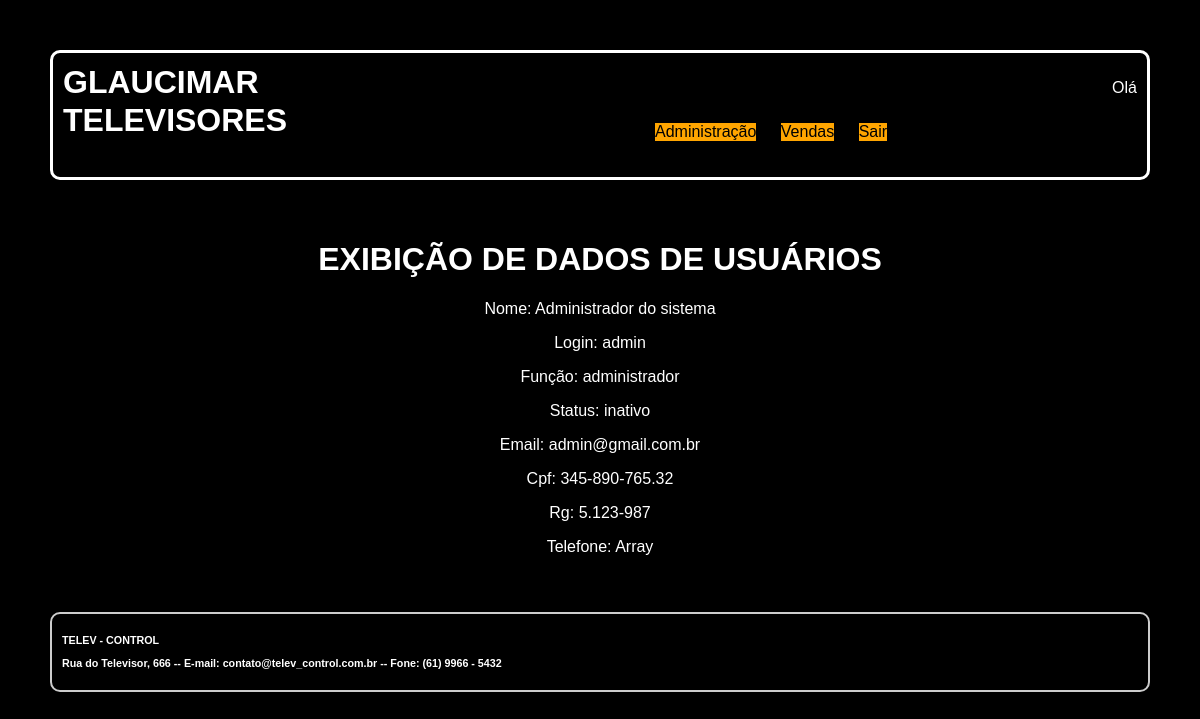
Screenshot of /exibe_fun.php with the database file from the repository.
### tables this page shows
CREATE TABLE `funcionarios` (
  `Cod_Funcionarios` int(11) NOT NULL,
  `nome_fun` varchar(45) NOT NULL,
  `login_fun` varchar(45) NOT NULL,
  `senha_fun` varchar(45) NOT NULL,
  `status_fun` varchar(45) NOT NULL,
  `funcao_fun` varchar(45) NOT NULL,
  `email_fun` varchar(45) NOT NULL,
  `cpf_fun` varchar(14) NOT NULL,
  `rg_fun` varchar(9) NOT NULL,
  `telefone_fun` varchar(16) NOT NULL
);

### exibe_fun.php (the view, shortened to what this page needs)
<!DOCTYPE html>
<html>
    <head>
        <link rel="stylesheet" type="text/css" href="css/layout.css">
		<link rel="stylesheet" type="text/css" href="css/menu.css">
    </head>
    <body>
        <div id="principal">
			<div id="topo">
				<div id="logo">
					<h1> GLAUCIMAR </h1>
					<h1> TELEVISORES </h1>
				</div>
				<div id="menu_global"  class="menu_global">
					<p align="right"> Olá <?php include "valida_login.php"; ?> </p>
					<?php include "menu_local.php"; ?>
				</div>
			</div>
			<div id="conteudo_especifico">
				<h1> EXIBIÇÃO DE DADOS DE USUÁRIOS </h1>
				<?php
					$conexao = mysqli_connect("localhost", "root", "", "televisores");
					$cod = $_GET["codigo"];
					$sql_pesquisa = "SELECT nome_fun,
											login_fun,
											funcao_fun,
											status_fun,
											email_fun,
											cpf_fun,
											rg_fun,
											telefone_fun
									 FROM funcionarios
									 WHERE Cod_Funcionarios = '$cod'";
					$resultado_sql = mysqli_query($conexao, $sql_pesquisa);
					$registro = mysqli_fetch_row($resultado_sql);
					echo "<p> Nome: $registro[0] </p>";
					echo "<p> Login: $registro[1]</p>";
					echo "<p> Função: $registro[2]</p>";
					echo "<p> Status: $registro[3]</p>";
					echo "<p> Email: $registro[4]</p>";
					echo "<p> Cpf: $registro[5]</p>";
					echo "<p> Rg: $registro[6]</p>";
					echo "<p> Telefone: $registro[7]</p>";
				?>
			</div>
			<div id="rodape">
				<div id="texto_institucional">
					<div id="texto_institucional">
						<h6> TELEV - CONTROL </h6>
						<h6> Rua do Televisor, 666 -- E-mail: contato@telev_control.com.br -- Fone: (61) 9966 - 5432 </h6>
					</div>
				</div>
		</div>
    </body>
</html>

### css/layout.css (style rules this page uses)
p { color: white; }
#principal { margin: 50px; font-family: Arial, sans-serif; }
#topo { display: grid; grid-template-columns: 1fr 1fr; gap: 10px; margin: 0 auto 20px auto; padding: 10px; border-radius: 10px; border: none; color: white; justify-content: space-between; background-color: black; border: 3px solid white; }
h1 { color: white; }
#logo h1 { line-height: 1.2; margin: 0; }
#conteudo_especifico { padding: 20px; margin: auto 100px; text-align: center; background-color: black; border-radius: 8px; box-shadow: 0 2px 5px rgba(0, 0, 0, 0.1); }
#rodape { display: grid; grid-template-columns: 1fr 1fr; grid-template-rows: auto; gap: 10px; margin: 20px auto 0; padding: 10px; border-radius: 10px; border: 2px solid #ccc; color: white; justify-content: space-between; background-color: black; }
#rodape h6 { line-height: 1.2; word-spacing: 0px; margin: 10px 0; text-align: left; }

### rows the page displays
funcionarios: nome_fun "Administrador do sistema", login_fun "admin", funcao_fun "administrador", status_fun "inativo", email_fun "admin@gmail.com.br", cpf_fun "345-890-765.32", rg_fun "5.123-987", telefone_fun "Array"
